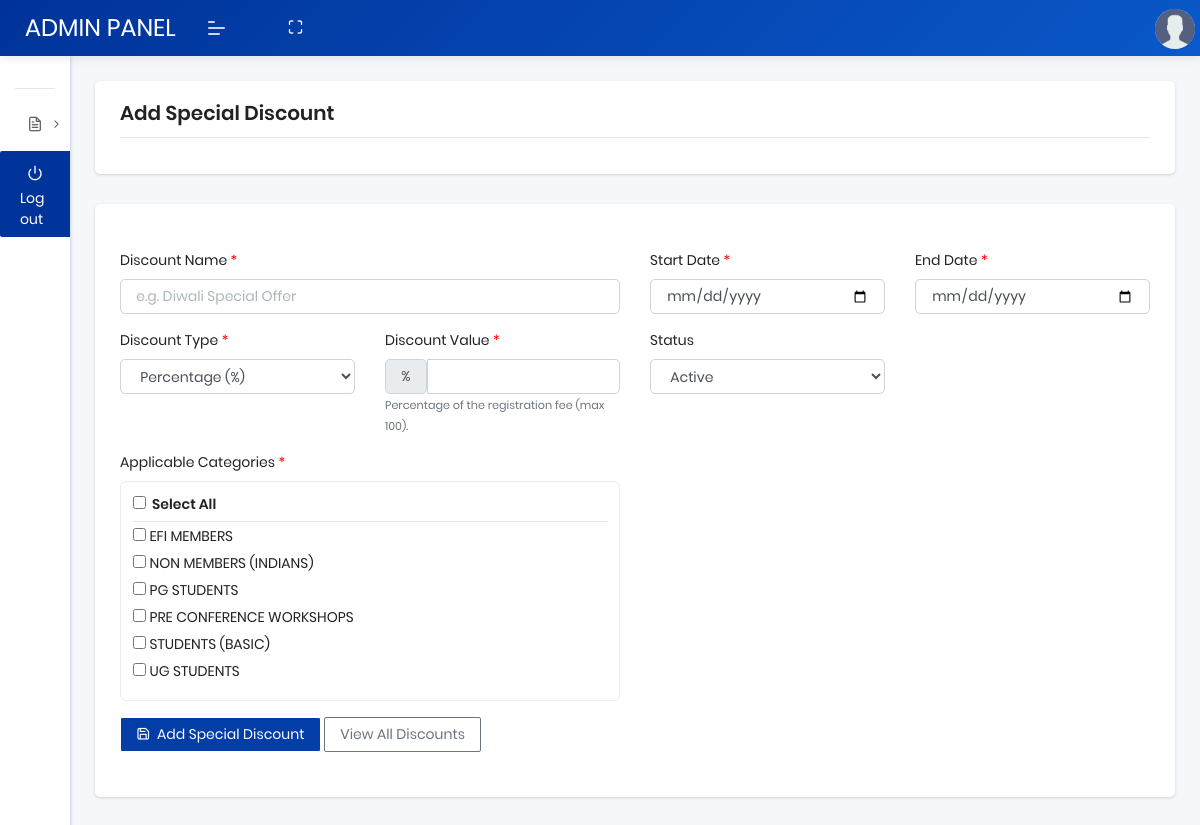
/add-registration-discount.php (signed in), run on the app's committed database.
### tables this page shows
CREATE TABLE `registration_categories` (
  `id` bigint(20) UNSIGNED NOT NULL,
  `category_name` varchar(150) NOT NULL,
  `status` tinyint(1) NOT NULL DEFAULT 1,
  `created_at` timestamp NULL DEFAULT current_timestamp(),
  `updated_at` timestamp NULL DEFAULT current_timestamp() ON UPDATE current_timestamp()
);

### add-registration-discount.php (the view, shortened to what this page needs)
<?php
include("db/config.php");
$categoriesResult = mysqli_query($db, "SELECT id, category_name FROM registration_categories ORDER BY category_name ASC");
?>
<!DOCTYPE html>
<html lang="en">
<head>
    <link rel="stylesheet" href="assets/css/plugins/dataTables.bootstrap4.min.css">
    <link rel="stylesheet" href="assets/css/style.css">
</head>
<body>
    <?php include("header.php"); ?>
    <?php include("navbar.php"); ?>
    <section class="pcoded-main-container">
        <div class="pcoded-content">
            <div class="page-header">
                <div class="page-block">
                    <div class="row align-items-center">
                        <div class="col-md-12">
                            <div class="page-header-title">
                                <h5 class="m-b-10">Add Special Discount</h5>
                            </div>
                        </div>
                    </div>
                </div>
            </div>
            <div class="row">
                <div class="col-sm-12">
                    <div class="card">
                        <div class="card-header table-card-header">
                            <br />
                            <form method="post" action="" autocomplete="off">
                                <div class="row">
                                    <div class="col-xl-6 col-lg-6 col-md-12 col-sm-12 col-12">
                                        <div class="form-group">
                                            <label class="form-label">Discount Name <span class="red-text">*</span></label>
                                            <input type="text" name="discount_name" class="form-control" placeholder="e.g. Diwali Special Offer" required>
                                        </div>
                                    </div>
                                    <div class="col-xl-3 col-lg-3 col-md-6 col-sm-12 col-12">
                                        <div class="form-group">
                                            <label class="form-label">Start Date <span class="red-text">*</span></label>
                                            <input type="date" name="start_date" id="start_date" class="form-control" required>
                                        </div>
                                    </div>
                                    <div class="col-xl-3 col-lg-3 col-md-6 col-sm-12 col-12">
                                        <div class="form-group">
                                            <label class="form-label">End Date <span class="red-text">*</span></label>
                                            <input type="date" name="end_date" id="end_date" class="form-control" required>
                                        </div>
                                    </div>
                                    <div class="col-xl-3 col-lg-3 col-md-6 col-sm-12 col-12">
                                        <div class="form-group">
                                            <label class="form-label">Discount Type <span class="red-text">*</span></label>
                                            <select name="discount_type" id="discount_type" class="form-control" required>
                                                <option value="percentage" selected>Percentage (%)</option>
                                            </select>
                                        </div>
                                    </div>
                                    <div class="col-xl-3 col-lg-3 col-md-6 col-sm-12 col-12">
                                        <div class="form-group">
                                            <label class="form-label">Discount Value <span class="red-text">*</span></label>
                                            <div class="input-group">
                                                <span class="input-group-text" id="discountPrefix">%</span>
                                                <input type="number" step="0.01" min="0.01" max="100" name="discount_value" id="discount_value" class="form-control" required>
                                            </div>
                                            <small class="text-muted" id="discountHint">Percentage of the registration fee (max 100).</small>
                                        </div>
                                    </div>
                                    <div class="col-xl-3 col-lg-3 col-md-6 col-sm-12 col-12">
                                        <div class="form-group">
                                            <label class="form-label">Status</label>
                                            <select name="status" class="form-control">
                                                <option value="1" selected>Active</option>
                                            </select>
                                        </div>
                                    </div>
                                    <div class="col-xl-6 col-lg-6 col-md-12 col-sm-12 col-12">
                                        <div class="form-group">
                                            <label class="form-label">Applicable Categories <span class="red-text">*</span></label>
                                            <div class="cat-grid">
                                                <label class="font-weight-bold"><input type="checkbox" id="checkAllCats"> &nbsp;Select All</label>
                                                <hr class="my-1">
                                                <?php while ($cat = mysqli_fetch_assoc($categoriesResult)): ?>
                                                    <label>
                                                        <input type="checkbox" name="category_ids[]" value="<?php echo (int) $cat['id']; ?>" class="cat-checkbox">
                                                        <?php echo htmlspecialchars($cat['category_name']); ?>
                                                    </label>
                                                <?php endwhile; ?>
                                            </div>
                                        </div>
                                    </div>
                                    <div class="col-xl-12 col-lg-12 col-md-12 col-sm-12 col-12">
                                        <button type="submit" class="btn btn-secondary" name="submit">
                                            <i class="feather icon-save"></i>&nbsp; Add Special Discount
                                        </button>
                                        <a href="manage-registration-discounts.php" class="btn btn-outline-secondary">View All Discounts</a>
                                    </div>
                                </div>
                            </form>
                        </div>
                        <div class="card-body">
                        </div>
                    </div>
                </div>
            </div>
        </div>
    </section>
</body>
</html>

### add-registration-discount.php (style rules this page uses)
.red-text { color: red; }
.cat-grid { border: 1px solid #e9ecef; border-radius: 6px; padding: 12px; max-height: 220px; overflow-y: auto; }
.cat-grid label { display: block; font-weight: 400; margin-bottom: 6px; }

### data on the page
registration_categories: category_name "EFI MEMBERS"
registration_categories: category_name "NON MEMBERS (INDIANS)"
registration_categories: category_name "PG STUDENTS"
registration_categories: category_name "PRE CONFERENCE WORKSHOPS"
registration_categories: category_name "STUDENTS (BASIC)"
registration_categories: category_name "UG STUDENTS"
